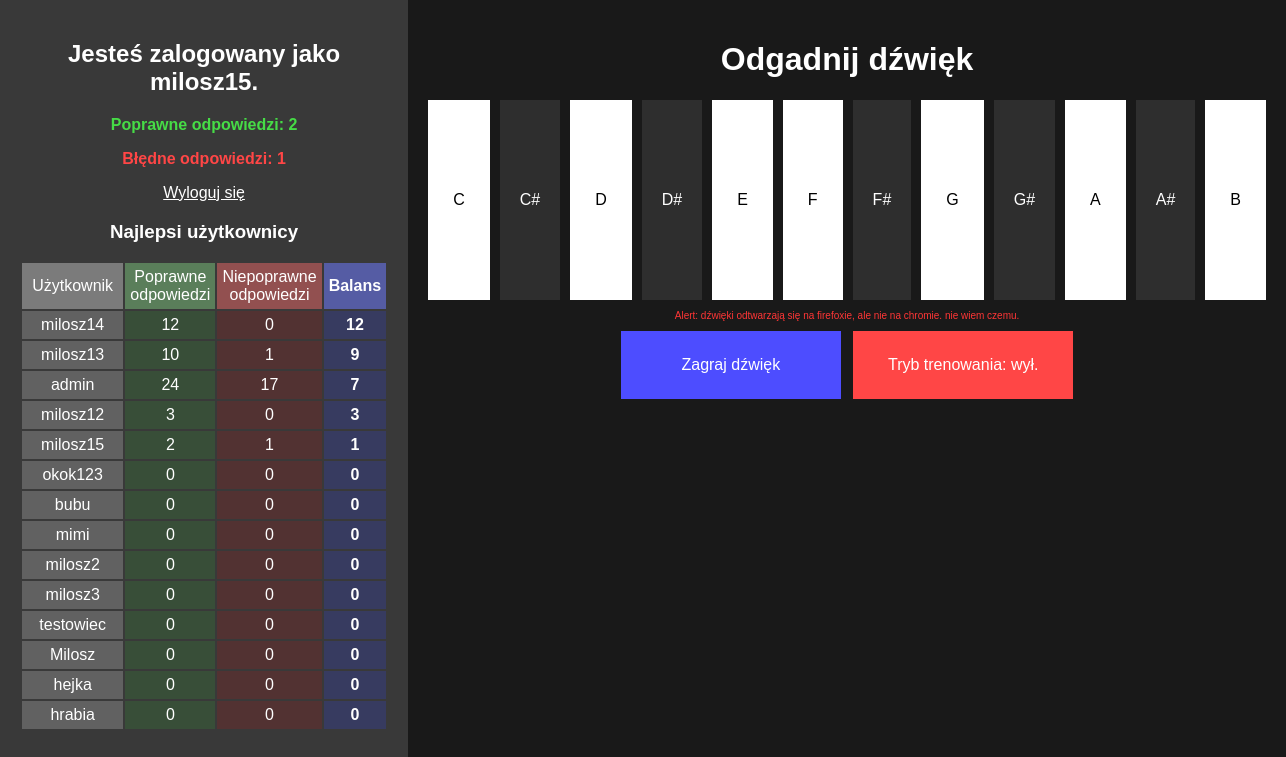
Page /polls/ (signed in) on the committed database.
### polls/models.py (models this page shows, shortened)
class CustomUser(AbstractUser):
     button_click_count = models.PositiveIntegerField(default=0)
     dobre = models.PositiveIntegerField(default=0)
     zle = models.PositiveIntegerField(default=0)
     stosunek = models.IntegerField(default=0)

### polls/views.py (the view)
# urls.py: path('', views.gra, name='muzyka'),
def gra(request):
    profiles = CustomUser.objects.all().order_by('-stosunek')[:14]  # Sortowanie według poprawnych odpowiedzi
    return render(request, 'polls/gra.html', {'users': profiles})

### polls/templates/polls/gra.html (shortened to what this page needs)
<!DOCTYPE html>
<html lang="pl">
<head>
    {% load static %}
    <link rel="stylesheet" href="{% static 'polls/stylislaw.css' %}">
</head>
<body>
    <div class="rodzic">
    <div class="container2">
    {% if user.is_authenticated %}
    <h2>Jesteś zalogowany jako {{ user.username }}.</h2>
    <p id="poprawne">Poprawne odpowiedzi: <span id="correct_score">{{ request.user.dobre }}</span></p>
    <p id="bledne">Błędne odpowiedzi: <span id="wrong_score">{{ request.user.zle }}</span></p>
    <a href="{% url 'logout' %}">Wyloguj się</a>
    {% else %}
    <a href="{% url 'login' %}">Zaloguj się by zapisać wynik</a>
    {% endif %}
    <h3>Najlepsi użytkownicy</h3>
    <table>
            <tr>
                <td id="user">Użytkownik</td>
                <td id="pop">Poprawne odpowiedzi</td>
                <td id="niepop">Niepoprawne odpowiedzi</td>
                <th id="ratio">Balans</th>
            </tr>
            {% for user in users %}
            <tr>
                <td class="user">{{ user.username }}</td>
                <td class="pop">{{ user.dobre }}</td>
                <td class="niepop">{{ user.zle }}</td>
                <td class="ratio">{{ user.stosunek }}</td>
            </tr>
            {% endfor %}
    </table>
    </div>
    <div class="container" >
        <h1>Odgadnij dźwięk</h1>
        <div id="pianino">
        <form method="POST" action="" onsubmit="event.preventDefault(); sprawdz('C', this);">
            <button type="submit" id="C">C</button>
        </form>
        <form method="POST" action="" onsubmit="event.preventDefault(); sprawdz('Db', this);">
            <button type="submit" class="accidental" id="Db">C#</button>
        </form>
        <form method="POST" action="" onsubmit="event.preventDefault(); sprawdz('D', this);">
            <button type="submit" id="D">D</button>
        </form>
        <form method="POST" action="" onsubmit="event.preventDefault(); sprawdz('Eb', this);">
            <button type="submit" class="accidental" id="Eb">D#</button>
        </form>
        <form method="POST" action="" onsubmit="event.preventDefault(); sprawdz('E', this);">
            <button type="submit" id="E">E</button>
        </form>
        <form method="POST" action="" onsubmit="event.preventDefault(); sprawdz('F', this);">
            <button type="submit" id="F">F</button>
        </form>
        <form method="POST" action="" onsubmit="event.preventDefault(); sprawdz('Gb', this);">
            <button type="submit" class="accidental" id="Gb">F#</button>
        </form>
        <form method="POST" action="" onsubmit="event.preventDefault(); sprawdz('G', this);">
            <button type="submit" id="G">G</button>
        </form>
        <form method="POST" action="" onsubmit="event.preventDefault(); sprawdz('Ab', this);">
            <button type="submit" class="accidental" id="Ab">G#</button>
        </form>
        <form method="POST" action="" onsubmit="event.preventDefault(); sprawdz('A', this);">
            <button type="submit" id="A" class="wyjatuszek">A</button>
        </form>
        <form method="POST" action="" onsubmit="event.preventDefault(); sprawdz('Bb', this);">
            <button type="submit" class="accidental" id="Bb">A#</button>
        </form>
        <form method="POST" action="" onsubmit="event.preventDefault(); sprawdz('B', this);">
            <button type="submit" id="B">B</button>
        </form>
    </div>
    <p id="alert">Alert: dźwięki odtwarzają się na firefoxie, ale nie na chromie. nie wiem czemu.</p>
    <button onclick="zagraj()" id="zagraj">Zagraj dźwięk</button>
    <button id="tryb" onclick="zmienTryb()">
        Tryb trenowania: wył.
    </button>
    </div>
    </div>
</body>
</html>

### polls/static/polls/stylislaw.css (style rules this page uses)
body { text-align: center; font-family: Arial, sans-serif; background-color: rgb(25, 25, 25); color:rgb(255, 255, 255); margin:0; overflow-y:hidden; }
.rodzic { display:flex; width:100% }
.container { flex-wrap: wrap; justify-content: center; gap: 10px; padding: 20px; flex:4; }
.container2 { padding:20px; background-color: rgb(57, 57, 57); color:white; flex:2; height:100vh; }
#pianino { display: flex; justify-content: center; gap:10px; }
button { background-color: white; padding: 25px; font-size: 16px; cursor: pointer; border-width: 0; height:200px; }
.accidental { z-index: 1; padding: 20px; background-color: rgb(46, 46, 46); color:white; }
#poprawne { color:rgb(70, 220, 70); font-weight: bold; }
#bledne { color:rgb(255, 70, 70); font-weight: bold; }
#zagraj { width:220px; margin-right:4px; height:auto; background-color: rgb(77, 77, 255); color:white; }
#tryb { width:220px; height:auto; margin-left:4px; background-color: rgb(255, 70, 70); color:white; }
a { color: white; }
table { display:flex; justify-content: center; font-size: 16px; }
th, td { justify-content: center; background-color: rgb(97, 97, 97); padding:5px; width:50px; }
#user { background-color:rgb(123, 123, 123); }
.user { width:200px; }
#pop { background-color:rgb(90, 126, 90); }
.pop { background-color:rgb(56, 78, 56); }
#niepop { background-color:rgb(146, 80, 80); }
.niepop { background-color:rgb(82, 50, 50); }
#ratio { background-color:rgb(85, 92, 164); }
.ratio { background-color:rgb(55, 59, 96); font-weight:bold; }
#alert { color:rgb(255, 54, 54); font-size:10px; }

### rows in the picture
CustomUser: username "milosz15", user.dobre "2", user.zle "1", dobre "2", zle "1", stosunek "1"
CustomUser: username "milosz14", dobre "12", zle "0", stosunek "12"
CustomUser: username "milosz13", dobre "10", zle "1", stosunek "9"
CustomUser: username "admin", dobre "24", zle "17", stosunek "7"
CustomUser: username "milosz12", dobre "3", zle "0", stosunek "3"
CustomUser: username "okok123", dobre "0", zle "0", stosunek "0"
CustomUser: username "bubu", dobre "0", zle "0", stosunek "0"
CustomUser: username "mimi", dobre "0", zle "0", stosunek "0"
CustomUser: username "milosz2", dobre "0", zle "0", stosunek "0"
CustomUser: username "milosz3", dobre "0", zle "0", stosunek "0"
CustomUser: username "testowiec", dobre "0", zle "0", stosunek "0"
CustomUser: username "Milosz", dobre "0", zle "0", stosunek "0"
CustomUser: username "hejka", dobre "0", zle "0", stosunek "0"
CustomUser: username "hrabia", dobre "0", zle "0", stosunek "0"
